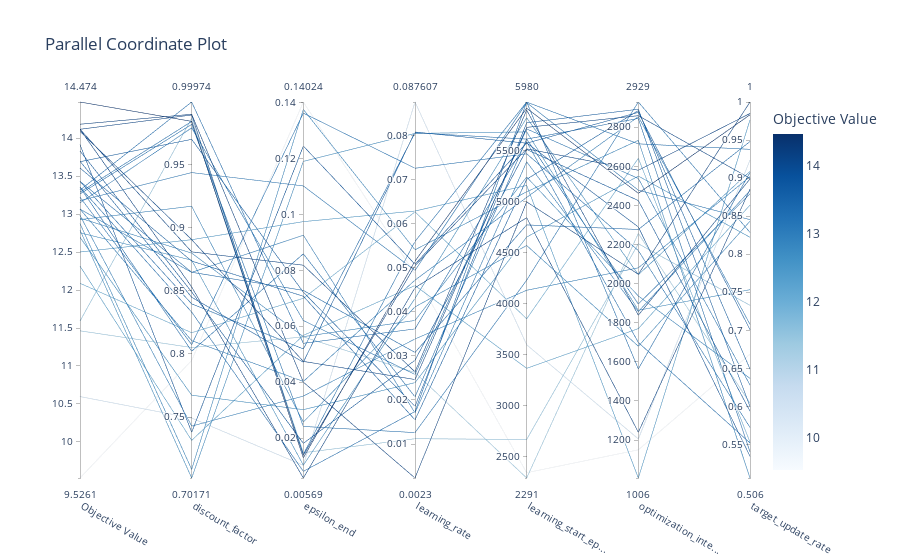

Here is the notebook cell this chart was saved with:
### Code cell
fig = vis.plot_parallel_coordinate(optuna_study)
fig.show()
